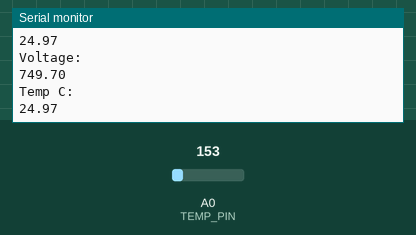
This sketch was run on a simulated Arduino Uno, built with avr-gcc and run on an emulated ATmega328P. Parts: the last lines printed to the serial monitor. The test bench sets the inputs (shaded band); at power-on: A0 (TEMP_PIN) = 153.

Above: at 1.3 s.
1.4 s: A0 (TEMP_PIN) set to 165
At 1.82 s:
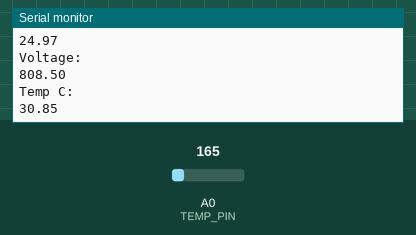
2.9 s: A0 (TEMP_PIN) set to 175
At 3.33 s:
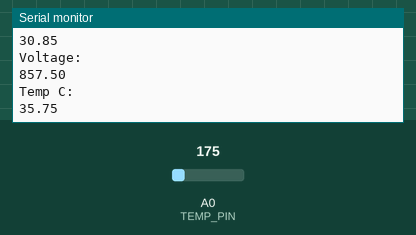
Timing chart, 0 to 5.9 s (numbered marks = the images above; inputs shaded):
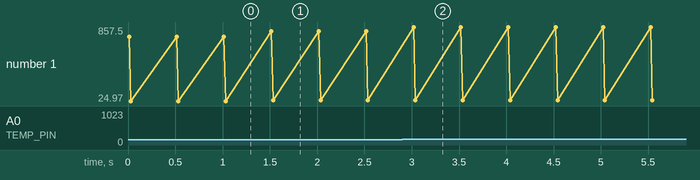

The sketch:

Exc3.ino
```cpp
// (C) Mohamed Taha Jasser, Nadman Faisal, Zahid Hasan, group: 6 (2025)
// Work package 3
// Exercise 3
// Submission code: 482740 (provided by your TA-s)

#define TEMP_PIN A0 // defining temperature pin

void setup()
{
  Serial.begin(9600); // initialize serial
  pinMode(TEMP_PIN, INPUT); // initialize temp pin
}

void loop()
{
  float temp = analogRead(TEMP_PIN); // store the analog value in temp

  float volt = (temp) * 4.9; // convert the analog value to volt
  temp = (volt - 500)/10; // convert the volt to degree (C)


  Serial.println("Voltage: "); // print line for voltage
  Serial.println(volt); // print volt value
  Serial.println("Temp C: "); // print line for temp c
  Serial.println(temp); // print the temp value
  delay(500); // delay of 0.5 seconds

}
```

Measured:
- after the input at 1.4 s, the serial monitor: prints a new line after 0.12 s (image 1)
- after the input at 2.9 s, the serial monitor: prints a new line after 0.12 s (image 2)
- plotted number 1: 24.97 → 30.85 after the input at 1.4 s, 30.85 → 35.75 after the input at 2.9 s
